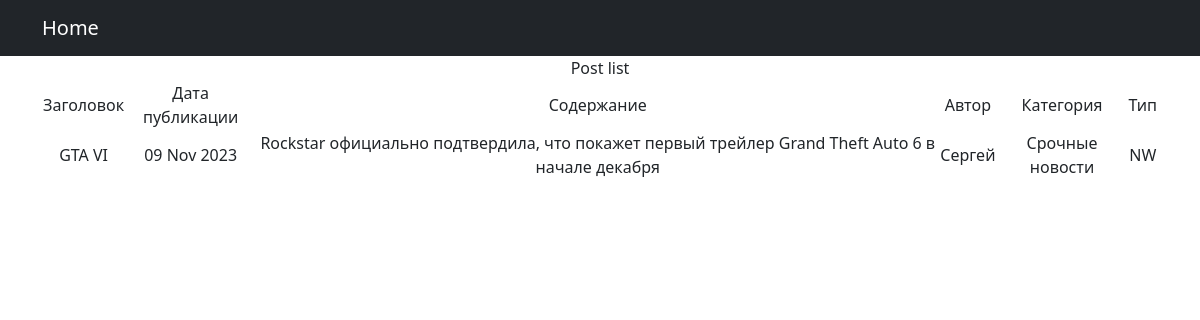
Before: /news/12/ with the older database file.
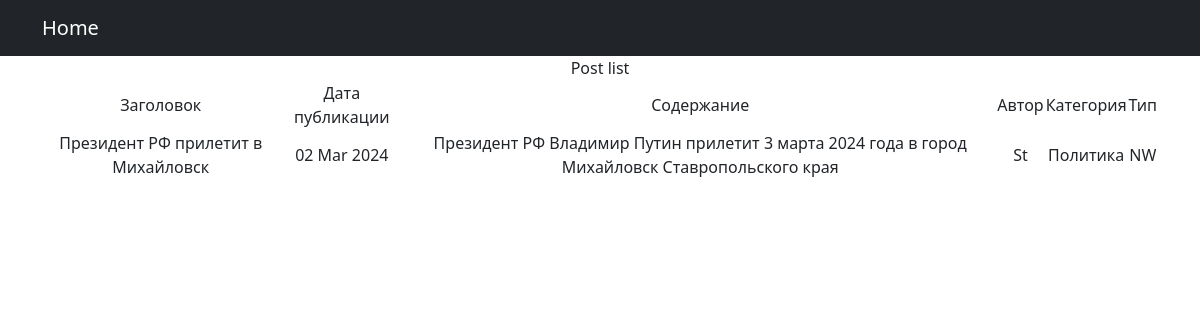
After: the same page with the newer database file.
### news_p/models.py (models this page shows, shortened)
class Post(models.Model):
    news = 'NW'
    article = "AR"
    POST_TYPE = [(news, 'Новость'), (article, 'Статья'),]
    type = models.CharField(max_length=2, choices=POST_TYPE, default=news)
    date = models.DateTimeField(auto_now_add=True)
    title = models.CharField(max_length=255)
    text = models.TextField()
    rating = models.IntegerField(default=0)
    author = models.ForeignKey(Author, on_delete=models.CASCADE)
    category = models.ManyToManyField(Category, through='PostCategory')

class Author(models.Model):
    user = models.OneToOneField(User, on_delete=models.CASCADE)
    rating = models.IntegerField(default=0)
    def __str__(self):
        return self.user.username.title()

class Category(models.Model):
    name = models.CharField(max_length=255, unique=True)
    subscribers = models.ManyToManyField(User, blank=True, null=True, related_name='categories')

### news_p/views.py (the view)
# urls.py: path('<int:pk>/', PostDetailView.as_view(), name='news_detail'),
class PostDetailView(DetailView):
    template_name = 'post_detail.html'
    queryset = Post.objects.all()

### news_p/templatetags/custom_filters.py (called while the page is built)
@register.filter()
def censor(value):
    if type(value) != str:
        raise TypeError('Необходимо передать строку!')
    else:
        for word in value.split():
            if word.lower() in CENS_LIST:
                cens_word = word[0] + ((len(word) - 1) * '*')
                value = value.replace(word, cens_word)
    return value

### templates/post_detail.html
{% extends 'flatpages/default.html' %}
{% load custom_filters %}
{% block title %} Post list {% endblock title %}
{% block content %}
<table>
    <thead>
        <td> Заголовок </td>
        <td> Дата публикации </td>
        <td> Содержание </td>
        <td> Автор </td>
        <td> Категория </td>
        <td> Тип </td>
    </thead>
        <tr>
            <td>{{ post.title|censor }}</td>
            <td>{{ post.date|date:'d M Y' }}</td>
            <td>{{ post.text|censor }}</td>
            <td>{{post.author }}</td>
            <td>
                {% for cat in post.category.all %}
                    {{ cat.name }}
                {% endfor %}
            </td>
            <td>{{ post.type }}</td>
        </tr>
</table>
{% endblock content %}

Changed rows visible on the page:
no longer on this page (row edited): Category: name "Срочные новости"
changed Post "NW": title|censor "GTA VI" → "Президент РФ прилетит в Михайловск"; date "09 Nov 2023" → "02 Mar 2024"; text|censor "Rockstar официально подтвердила, что покажет первый трейлер Grand Theft Auto 6 в начале декабря" → "Президент РФ Владимир Путин прилетит 3 марта 2024 года в город Михайловск Ставропольского края"; author "Сергей" → "St"
now on this page (row edited): Category: name "Политика"
